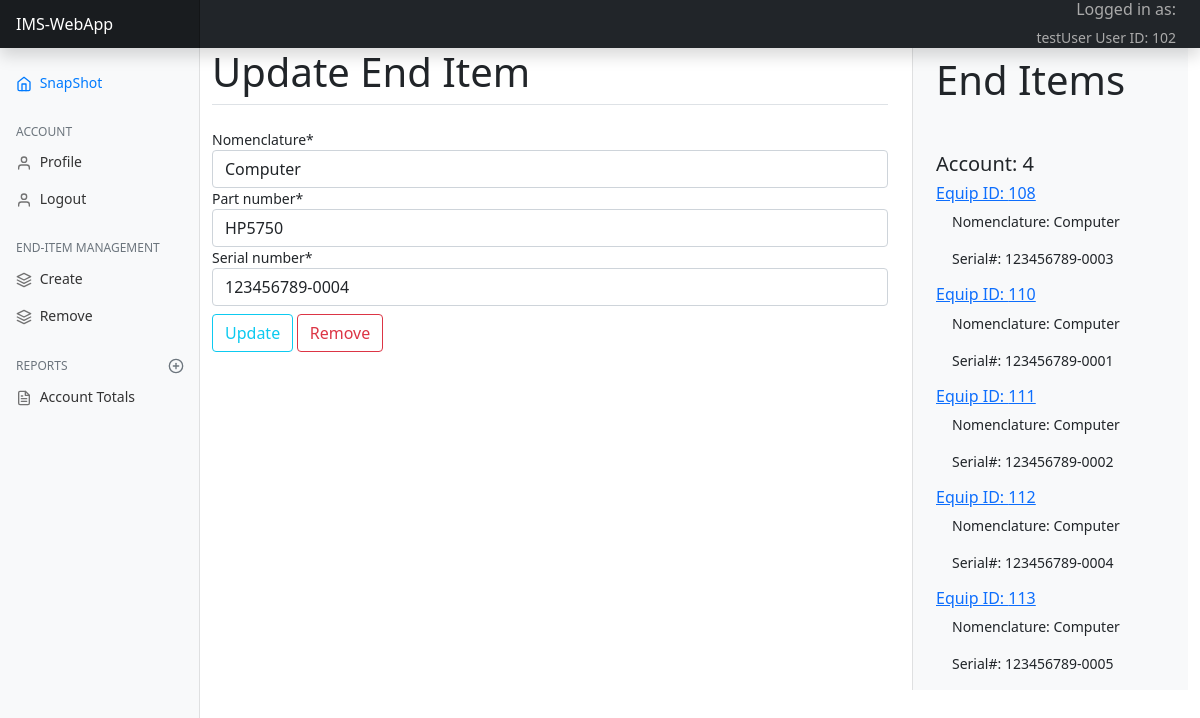
/home/updateitem/112/ (signed in), run on an earlier commit of the app's database.
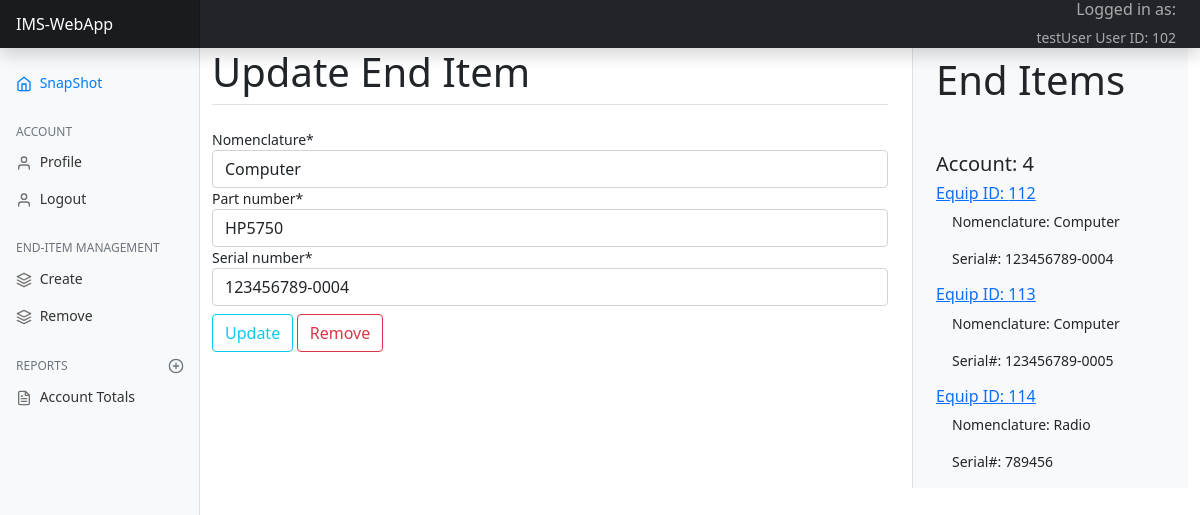
And on a later commit of the database.
### ims/models.py (models this page shows, shortened)
class EndItem(models.Model):
    end_item_id = models.AutoField(primary_key=True)
    nomenclature = models.CharField(max_length=45)
    part_number = models.CharField(max_length=45)
    serial_number = models.CharField(max_length=45)
    end_item_account_number = models.ForeignKey(EqAccount, on_delete=models.CASCADE, null=True, blank=True)
    status = models.IntegerField

### ims/views.py (the view)
# urls.py: path('updateitem/<int:pk>/', views.updateItem, name='updateItem'),
@login_required(login_url='login')
def updateItem(request, pk):
    title = "Update Item"
    current_user = request.user
    user_id = get_user_id(request)
    eq_acct = get_eq_acct(user_id)
    end_items = get_end_items(eq_acct)
    context = {}
    item = EndItem.objects.get(end_item_id=pk)
    u_form = item_update_form(instance=item)
    if request.method == 'POST':
        u_form = item_update_form(request.POST, instance=item)
        if u_form.is_valid:
            u_form.save()
    context = {
            'item': item,
            'u_form': u_form,
            'title': title,
            'current_user': current_user,
            'user_id': user_id,
            'eq_acct': eq_acct,
            'end_items': end_items
        }
    return render(request, 'ims/item_update.html', context)

### ims/forms.py
class item_update_form(forms.ModelForm):
    class Meta:
        model = models.EndItem
        exclude = ['end_item_account_number',]

### ims/views.py (called while the page is built)
def get_user_id(request):
    current_user = request.user
    user_id = current_user.pk
    return user_id

def get_eq_acct(user_id):
    eq_acct = EqAccount.objects.values_list('eq_account_number', flat=True).filter(eq_account_custodian_id=user_id).first()
    return eq_acct

def get_end_items(eq_acct):
    end_items = EndItem.objects.filter(end_item_account_number=eq_acct)
    return end_items

### ims/templates/ims/item_update.html
{% extends "ims/ims_base.html" %}
{% load crispy_forms_filters %}
{% load crispy_forms_tags %}
{% block content %}
    <div class="content-area">
        <form method="post">{% csrf_token %}
            <fieldset class="form-group">
                <legend class="border-bottom mb-4"><h1>Update End Item</h1></legend>
                    {{ u_form|crispy }}
            </fieldset>
            <div class="form-group">
                <button class="btn btn-outline-info mt-2 p-50" type="submit">Update</button>
                <a class="btn btn-outline-danger mt-2 p-50" href="{% url 'delete_item' item.end_item_id %}">Remove</a>
            </div>
        </form>
    </div>
{% endblock content %}

### ims/templates/ims/ims_base.html (shortened to what the changed rows need)
{% load static %}
<!doctype html>
<html lang="en">
  <head>
    <link href="https://getbootstrap.com/docs/5.0/dist/css/bootstrap.min.css" rel="stylesheet">
    <link href="https://getbootstrap.com/docs/5.0/examples/dashboard/dashboard.css" rel="stylesheet">
    <link rel="stylesheet" href="{% static 'ims_main.css' %}">
  </head>
<body>
    <div class="container-fluid">
        <div class="row">
            <div id="page-content" class="col-md-6 col-lg-7 col-sm-8">
            {% block content %} {% endblock %}
            </div>
            <div class="col-md-3 col-lg-3 col-sm-4">
                <div class="container right-side">
                    <h1 class="pt-2 mb-5">End Items</h1>
                    <h5 class="acct_id" id="{{ eq_acct }}">Account: {{ eq_acct }}</h5>
                    {% for item in end_items %}
                        <a id="{{ item.end_item_id }}" href="{% url 'updateItem' item.end_item_id %}"><h6>Equip ID: {{ item.end_item_id }}</h6></a>
                        <p class="ps-3">Nomenclature: {{ item.nomenclature }}</p>
                        <p class="ps-3">Serial#: {{ item.serial_number }}</p>
                    {% endfor %}
                </div>
            </div>
        </div>
    </div>
</body>
</html>

What changed in the data, as far as the page shows it:
removed EndItem: end_item_id "108", nomenclature "Computer", serial_number "123456789-0003"
removed EndItem: end_item_id "110", nomenclature "Computer", serial_number "123456789-0001"
removed EndItem: end_item_id "111", nomenclature "Computer", serial_number "123456789-0002"
added EndItem: end_item_id "114", nomenclature "Radio", serial_number "789456"
